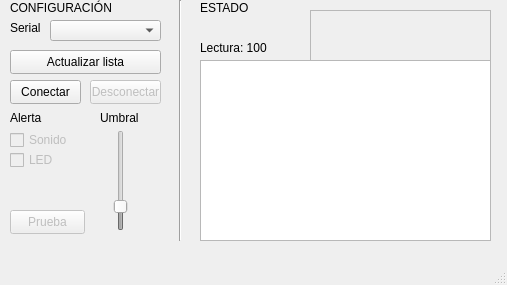
<?xml version="1.0" encoding="UTF-8"?>
<ui version="4.0">
 <class>MainWindow</class>
 <widget class="QMainWindow" name="MainWindow">
  <property name="geometry">
   <rect>
    <x>0</x>
    <y>0</y>
    <width>507</width>
    <height>285</height>
   </rect>
  </property>
  <property name="windowTitle">
   <string>MainWindow</string>
  </property>
  <widget class="QWidget" name="centralwidget">
   <widget class="QLabel" name="label">
    <property name="geometry">
     <rect>
      <x>10</x>
      <y>0</y>
      <width>101</width>
      <height>16</height>
     </rect>
    </property>
    <property name="text">
     <string>CONFIGURACIÓN</string>
    </property>
   </widget>
   <widget class="QComboBox" name="serialLista">
    <property name="geometry">
     <rect>
      <x>50</x>
      <y>20</y>
      <width>111</width>
      <height>21</height>
     </rect>
    </property>
   </widget>
   <widget class="QLabel" name="label_2">
    <property name="geometry">
     <rect>
      <x>10</x>
      <y>20</y>
      <width>49</width>
      <height>16</height>
     </rect>
    </property>
    <property name="text">
     <string>Serial</string>
    </property>
   </widget>
   <widget class="QPushButton" name="serialConectar">
    <property name="geometry">
     <rect>
      <x>10</x>
      <y>80</y>
      <width>71</width>
      <height>24</height>
     </rect>
    </property>
    <property name="text">
     <string>Conectar</string>
    </property>
   </widget>
   <widget class="QPushButton" name="serialDesconectar">
    <property name="enabled">
     <bool>false</bool>
    </property>
    <property name="geometry">
     <rect>
      <x>90</x>
      <y>80</y>
      <width>71</width>
      <height>24</height>
     </rect>
    </property>
    <property name="text">
     <string>Desconectar</string>
    </property>
   </widget>
   <widget class="QLabel" name="label_3">
    <property name="geometry">
     <rect>
      <x>10</x>
      <y>110</y>
      <width>49</width>
      <height>16</height>
     </rect>
    </property>
    <property name="text">
     <string>Alerta</string>
    </property>
   </widget>
   <widget class="QCheckBox" name="alertaSonido">
    <property name="enabled">
     <bool>false</bool>
    </property>
    <property name="geometry">
     <rect>
      <x>10</x>
      <y>130</y>
      <width>76</width>
      <height>20</height>
     </rect>
    </property>
    <property name="text">
     <string>Sonido</string>
    </property>
   </widget>
   <widget class="QCheckBox" name="alertaLED">
    <property name="enabled">
     <bool>false</bool>
    </property>
    <property name="geometry">
     <rect>
      <x>10</x>
      <y>150</y>
      <width>76</width>
      <height>20</height>
     </rect>
    </property>
    <property name="text">
     <string>LED</string>
    </property>
   </widget>
   <widget class="QSlider" name="verticalSlider">
    <property name="enabled">
     <bool>false</bool>
    </property>
    <property name="geometry">
     <rect>
      <x>110</x>
      <y>130</y>
      <width>22</width>
      <height>101</height>
     </rect>
    </property>
    <property name="maximum">
     <number>500</number>
    </property>
    <property name="singleStep">
     <number>50</number>
    </property>
    <property name="value">
     <number>100</number>
    </property>
    <property name="tracking">
     <bool>false</bool>
    </property>
    <property name="orientation">
     <enum>Qt::Vertical</enum>
    </property>
   </widget>
   <widget class="QLabel" name="label_4">
    <property name="geometry">
     <rect>
      <x>100</x>
      <y>110</y>
      <width>49</width>
      <height>16</height>
     </rect>
    </property>
    <property name="text">
     <string>Umbral</string>
    </property>
   </widget>
   <widget class="QPushButton" name="alertaPrueba">
    <property name="enabled">
     <bool>false</bool>
    </property>
    <property name="geometry">
     <rect>
      <x>10</x>
      <y>210</y>
      <width>75</width>
      <height>24</height>
     </rect>
    </property>
    <property name="text">
     <string>Prueba</string>
    </property>
   </widget>
   <widget class="QLabel" name="label_5">
    <property name="geometry">
     <rect>
      <x>200</x>
      <y>0</y>
      <width>49</width>
      <height>16</height>
     </rect>
    </property>
    <property name="text">
     <string>ESTADO</string>
    </property>
   </widget>
   <widget class="QLabel" name="sensorLectura">
    <property name="geometry">
     <rect>
      <x>200</x>
      <y>40</y>
      <width>81</width>
      <height>16</height>
     </rect>
    </property>
    <property name="text">
     <string>Lectura: 100</string>
    </property>
   </widget>
   <widget class="QFrame" name="frame">
    <property name="geometry">
     <rect>
      <x>310</x>
      <y>10</y>
      <width>181</width>
      <height>51</height>
     </rect>
    </property>
    <property name="frameShape">
     <enum>QFrame::StyledPanel</enum>
    </property>
    <property name="frameShadow">
     <enum>QFrame::Raised</enum>
    </property>
   </widget>
   <widget class="Line" name="line">
    <property name="geometry">
     <rect>
      <x>170</x>
      <y>0</y>
      <width>20</width>
      <height>241</height>
     </rect>
    </property>
    <property name="orientation">
     <enum>Qt::Vertical</enum>
    </property>
   </widget>
   <widget class="QPushButton" name="serialActualizar">
    <property name="geometry">
     <rect>
      <x>10</x>
      <y>50</y>
      <width>151</width>
      <height>24</height>
     </rect>
    </property>
    <property name="text">
     <string>Actualizar lista</string>
    </property>
   </widget>
   <widget class="QTextEdit" name="textEdit">
    <property name="geometry">
     <rect>
      <x>200</x>
      <y>60</y>
      <width>291</width>
      <height>181</height>
     </rect>
    </property>
    <property name="readOnly">
     <bool>true</bool>
    </property>
   </widget>
  </widget>
  <widget class="QMenuBar" name="menubar">
   <property name="geometry">
    <rect>
     <x>0</x>
     <y>0</y>
     <width>507</width>
     <height>22</height>
    </rect>
   </property>
  </widget>
  <widget class="QStatusBar" name="statusbar"/>
 </widget>
 <resources/>
 <connections/>
</ui>
